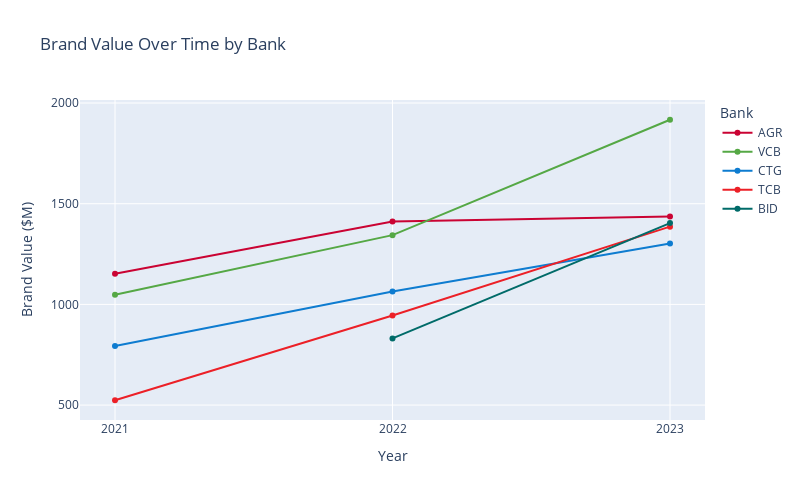

The notebook cell this image was saved under:
### Markdown cell above
#### **1.3. Xem xét sự thay đổi giá trị thương hiệu của 5 ngân hàng này**

### Code cell
# Lọc bỏ các dòng có giá trị None (NaN) trong cột Brand value ($M)
brand_value_df = brand_value_df.dropna(subset=['Brand value ($M)'])

# Chuyển đổi cột Year thành kiểu số nguyên
brand_value_df['Year'] = brand_value_df['Year'].astype(int)

# Tạo biểu đồ đường cho mỗi ngân hàng
fig = px.line(
    brand_value_df,
    x='Year',
    y='Brand value ($M)',
    color='Stock symbol',
    markers=True,
    title='Brand Value Over Time by Bank',
    labels={
        'Year': 'Year',
        'Brand value ($M)': 'Brand Value ($M)'
    },
    hover_data={
        'Bank': True,
        'Brand value change (%)': True,
        'World rank': True,
        'Vietnam rank': True
    },
)

# Gán màu từ từ điển màu cho từng ngân hàng
for bank, color in colors.items():
    fig.for_each_trace(lambda trace: trace.update(line=dict(color=color)) if trace.name == bank else (), selector=dict(name=bank))

# Thêm chú thích cho từng đường biểu đồ
fig.update_layout(legend_title="Bank")

fig.update_yaxes(tick0=500, dtick=500)

# Đảm bảo các giá trị năm là số nguyên
fig.update_layout(
    xaxis=dict(
        tickmode='linear',
        tick0=brand_value_df['Year'].min(),
        dtick=1
    ),
    yaxis_title='Brand Value ($M)',  # Thêm tiêu đề cho trục y
    width=800,
    height=500
)
fig.show()

### Figure 1 — Plotly figure (JSON) as saved in the notebook; plotly's stock layout.template omitted (floating-point values rounded to 4 significant figures)
{"data": [{"customdata": [["Agribank", null, 173, 1], ["Agribank", 22.5, 157, 1], ["Agribank", 2, 159, 2]], "hovertemplate": "Stock symbol=AGR<br>Year=%{x}<br>Brand Value ($M)=%{y}<br>Bank=%{customdata[0]}<br>Brand value change (%)=%{customdata[1]}<br>World rank=%{customdata[2]}<br>Vietnam rank=%{customdata[3]}<extra></extra>", "legendgroup": "AGR", "line": {"color": "#ca0333", "dash": "solid"}, "marker": {"symbol": "circle"}, "mode": "lines+markers", "name": "AGR", "orientation": "v", "showlegend": true, "type": "scatter", "x": [2021, 2022, 2023], "xaxis": "x", "y": [1152, 1412, 1436], "yaxis": "y"}, {"customdata": [["Vietcombank", null, 180, 2], ["Vietcombank", 28.2, 162, 2], ["Vietcombank", 42.7, 137, 1]], "hovertemplate": "Stock symbol=VCB<br>Year=%{x}<br>Brand Value ($M)=%{y}<br>Bank=%{customdata[0]}<br>Brand value change (%)=%{customdata[1]}<br>World rank=%{customdata[2]}<br>Vietnam rank=%{customdata[3]}<extra></extra>", "legendgroup": "VCB", "line": {"color": "#55A845", "dash": "solid"}, "marker": {"symbol": "circle"}, "mode": "lines+markers", "name": "VCB", "orientation": "v", "showlegend": true, "type": "scatter", "x": [2021, 2022, 2023], "xaxis": "x", "y": [1048, 1344, 1917], "yaxis": "y"}, {"customdata": [["VietinBank", null, 216, 3], ["VietinBank", 34.2, 184, 3], ["VietinBank", 22, 171, 5]], "hovertemplate": "Stock symbol=CTG<br>Year=%{x}<br>Brand Value ($M)=%{y}<br>Bank=%{customdata[0]}<br>Brand value change (%)=%{customdata[1]}<br>World rank=%{customdata[2]}<br>Vietnam rank=%{customdata[3]}<extra></extra>", "legendgroup": "CTG", "line": {"color": "#0e7cd0", "dash": "solid"}, "marker": {"symbol": "circle"}, "mode": "lines+markers", "name": "CTG", "orientation": "v", "showlegend": true, "type": "scatter", "x": [2021, 2022, 2023], "xaxis": "x", "y": [793, 1064, 1302], "yaxis": "y"}, {"customdata": [["Techcombank", null, 270, 6], ["Techcombank", 80.4, 196, 4], ["Techcombank", 47, 163, 4]], "hovertemplate": "Stock symbol=TCB<br>Year=%{x}<br>Brand Value ($M)=%{y}<br>Bank=%{customdata[0]}<br>Brand value change (%)=%{customdata[1]}<br>World rank=%{customdata[2]}<br>Vietnam rank=%{customdata[3]}<extra></extra>", "legendgroup": "TCB", "line": {"color": "#ec2027", "dash": "solid"}, "marker": {"symbol": "circle"}, "mode": "lines+markers", "name": "TCB", "orientation": "v", "showlegend": true, "type": "scatter", "x": [2021, 2022, 2023], "xaxis": "x", "y": [524, 945, 1386], "yaxis": "y"}, {"customdata": [["BIDV", null, 212, 6], ["BIDV", 69, 161, 3]], "hovertemplate": "Stock symbol=BID<br>Year=%{x}<br>Brand Value ($M)=%{y}<br>Bank=%{customdata[0]}<br>Brand value change (%)=%{customdata[1]}<br>World rank=%{customdata[2]}<br>Vietnam rank=%{customdata[3]}<extra></extra>", "legendgroup": "BID", "line": {"color": "#006b69", "dash": "solid"}, "marker": {"symbol": "circle"}, "mode": "lines+markers", "name": "BID", "orientation": "v", "showlegend": true, "type": "scatter", "x": [2022, 2023], "xaxis": "x", "y": [831, 1404], "yaxis": "y"}], "layout": {"height": 500, "legend": {"title": {"text": "Bank"}, "tracegroupgap": 0}, "title": {"text": "Brand Value Over Time by Bank"}, "width": 800, "xaxis": {"anchor": "y", "domain": [0, 1], "dtick": 1, "tick0": 2021, "tickmode": "linear", "title": {"text": "Year"}}, "yaxis": {"anchor": "x", "domain": [0, 1], "dtick": 500, "tick0": 500, "title": {"text": "Brand Value ($M)"}}}}
